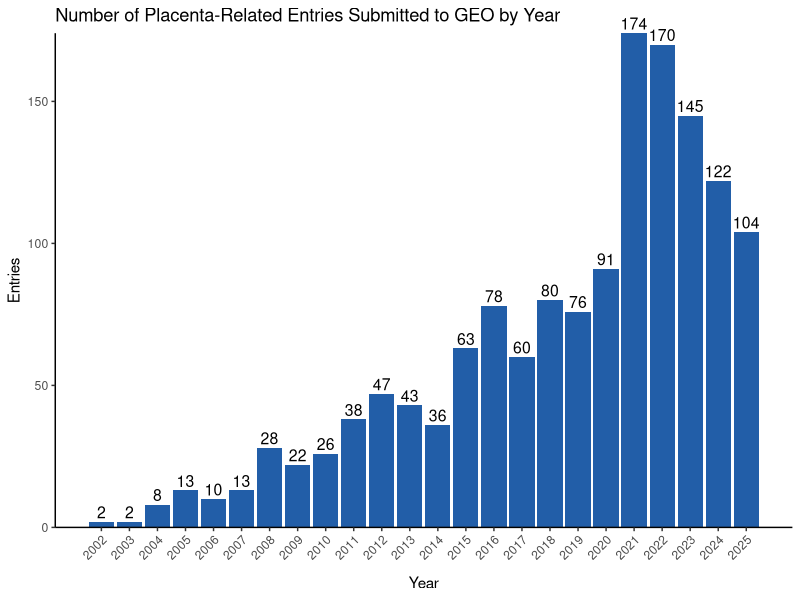
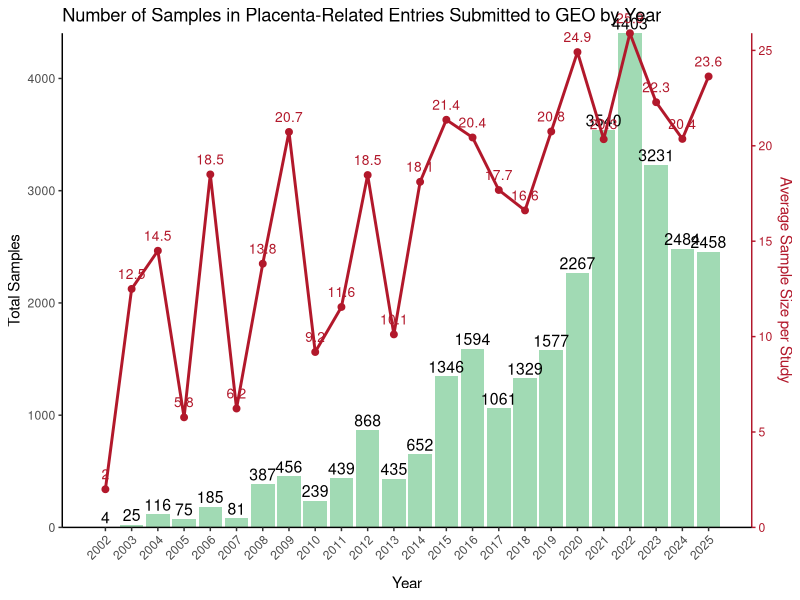
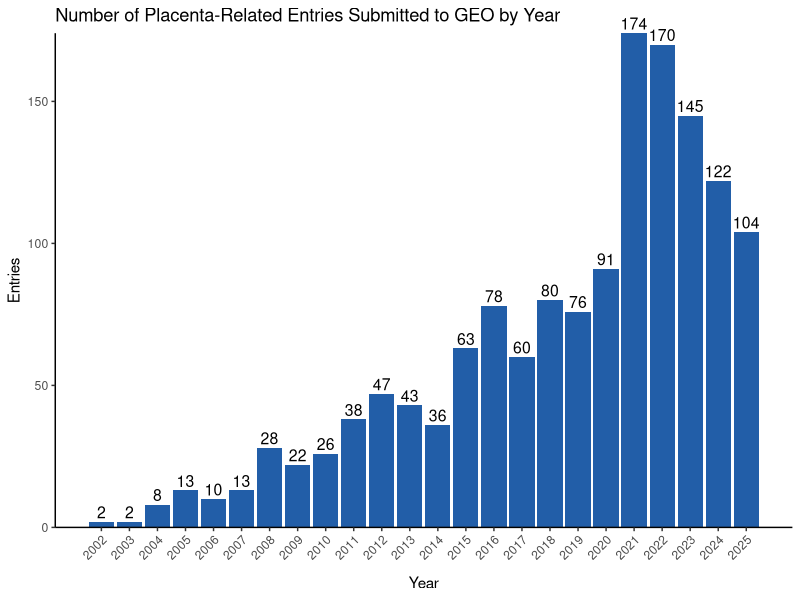
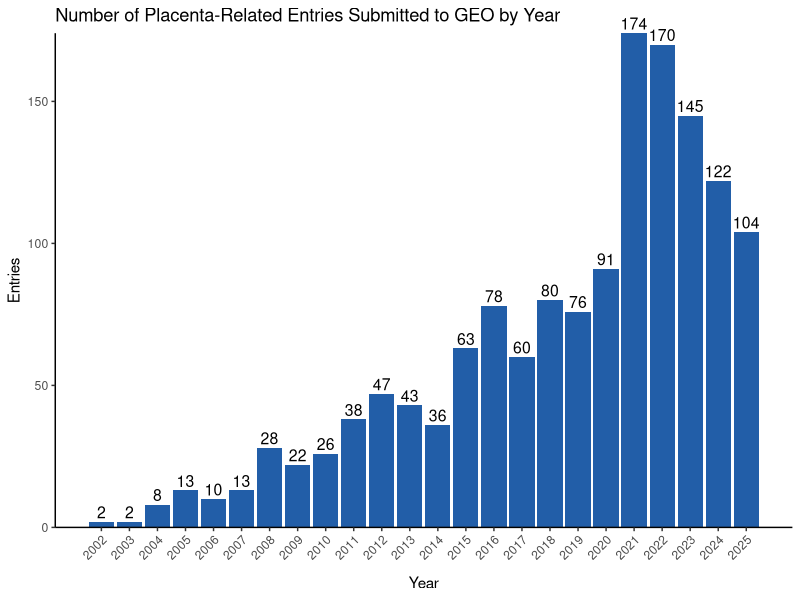
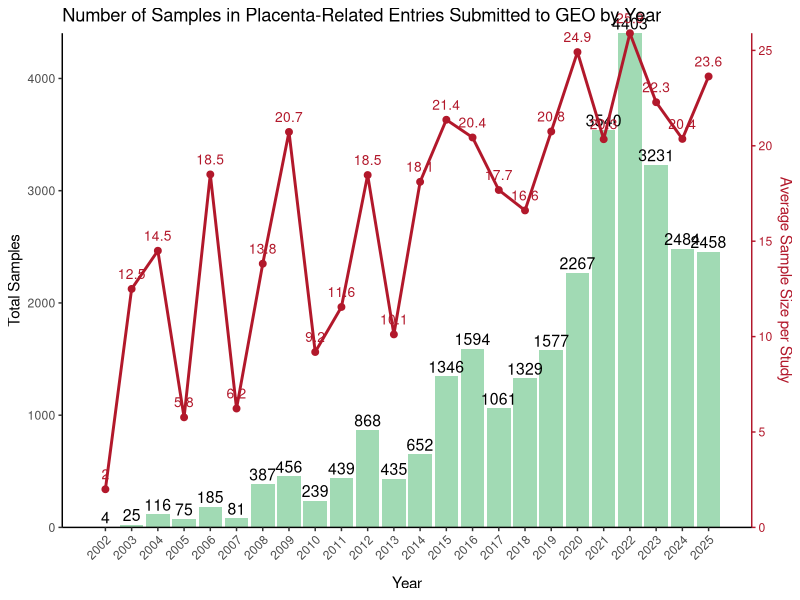
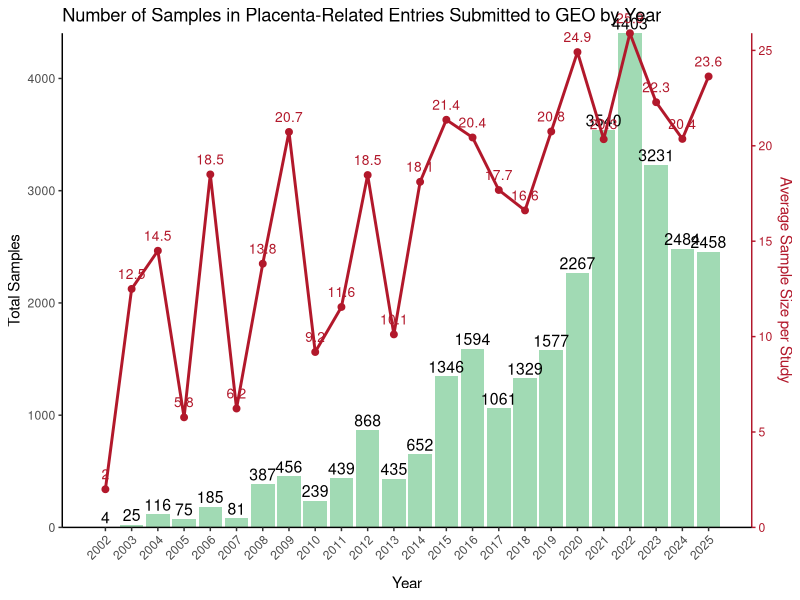

R code for these plots, in order:
# ------
# HOW DO PLACENTA STUDIES STUDIES SUBMITTED TO GEO VARY BY YEAR?
# Goal
#   Look at distribution of number of placenta-related studies and number of samples in placenta-related studies submitted to GEO across the years
# Contents
#   1) Number of placenta-related GEO entries by year
#   2) Number of placenta samples submitted to GEO by year
# ------

# Data sheet last downloaded: June 23, 2026

# Install and load packages
library(dplyr)
library(readxl)
library(tidyr)
library(stringr)
library(ggplot2)

# Set working directory
setwd("~/Desktop/placenta_db")

# Read in the data freeze file
data <- read_excel("geo_completed_sheet.xlsx")

# === 1) Number of placenta-related GEO entries by year ===
data_studies <- data %>% 
  # Extract the year from the date
  mutate(year=format(as.Date(data$`Submission date`, format="%m/%d/%Y"), "%Y"), .after=1) %>%
  # Convert year from character to numeric
  mutate(year = as.numeric(as.character(year))) %>% 
  # Remove any empty cells
  filter(!is.na(year)) %>%
  # Restrict range to 2002-2025
  filter(year >= 2002, year <= 2025) %>% 
  # Count how many submissions there are per year
  count(year)

# Bar plot
geo_studies <- ggplot(data_studies, aes(x=year, y=n)) +
  geom_col(fill="#225ea8") +
  geom_text(aes(label=n),
            vjust=-0.3,
            size=4) +
  labs(x="Year", y="Entries",
       title="Number of Placenta-Related Entries Submitted to GEO by Year") +
  theme_classic() +
  scale_x_continuous(breaks = seq(min(data_studies$year), max(data_studies$year), by = 1)) +
  scale_y_continuous(expand=c(0,0)) +
  coord_cartesian(clip="off") +
  theme(axis.text.x = element_text(angle = 45, hjust = 1),
        axis.title.x = element_text(margin=margin(t=10)))
geo_studies

# Save
ggsave("figures/placenta_geo_studies.png", plot = geo_studies, width = 10, height = 6, dpi = 300)
ggsave("figures/placenta_geo_studies.pdf", plot = geo_studies, width = 10, height = 6, dpi = 300)

# === 2) Number of placenta samples submitted to GEO by year ===
data_samples <- data %>%
  # Extract the year from the date
  mutate(year=format(as.Date(data$`Submission date`, format="%m/%d/%Y"), "%Y"), .after=1) %>%
  # Convert year from character to numeric
  mutate(year = as.numeric(as.character(year))) %>% 
  # Remove any empty cells
  filter(!is.na(year), !is.na(`Sample size (placenta)`)) %>% 
  # Restrict range to 2002-2025
  filter(year >= 2002, year <= 2025) %>% 
  # Count how many placenta samples were submitted by year and calculate average submission size
  group_by(year) %>%
  summarise(total_samples = sum(`Sample size (placenta)`),
            # Count how many studies were submitted in a year
            n_studies = n(),
            avg_sample_size = total_samples / n_studies)

# Scale avg_sample_size onto the same range as total_samples (for proper plotting)
scale_factor <- max(data_samples$total_samples) / max(data_samples$avg_sample_size)

# Plot
geo_samples <- ggplot(data_samples, aes(x=year)) +
  geom_col(aes(y = total_samples), fill="#a1dab4") +
  geom_text(aes(y = total_samples, label=total_samples),
            vjust=-0.3, size=4) +
  geom_line(aes(y = avg_sample_size * scale_factor), color = "#b2182b", linewidth = 1, group = 1)+
  geom_point(aes(y = avg_sample_size * scale_factor), color = "#b2182b", size = 2) +
  geom_text(aes(y = avg_sample_size * scale_factor, label = round(avg_sample_size, 1)),
            vjust = -1, size = 3.5, color = "#b2182b") +
  scale_y_continuous(name = "Total Samples",
                     expand=c(0,0),
                     sec.axis = sec_axis(~ . / scale_factor, name = "Average Sample Size per Study")) + 
  labs(x="Year", title="Number of Samples in Placenta-Related Entries Submitted to GEO by Year") +
  theme_classic() +
  scale_x_continuous(breaks = seq(min(data_samples$year), max(data_samples$year), by = 1)) +
  coord_cartesian(clip="off") +
  theme(axis.text.x = element_text(angle = 45, hjust = 1),
        axis.title.x = element_text(margin=margin(t=10)),
        axis.title.y.right = element_text(color="#b2182b"),
        axis.text.y.right = element_text(color="#b2182b"),
        axis.line.y.right = element_line(color="#b2182b"),
        axis.ticks.y.right = element_line(color="#b2182b"))
geo_samples

# Save
ggsave("figures/placenta_geo_samples.png", plot = geo_samples, width =10, height = 6, dpi = 300)
ggsave("figures/placenta_geo_samples.pdf", plot = geo_samples, width =10, height = 6, dpi = 300)
